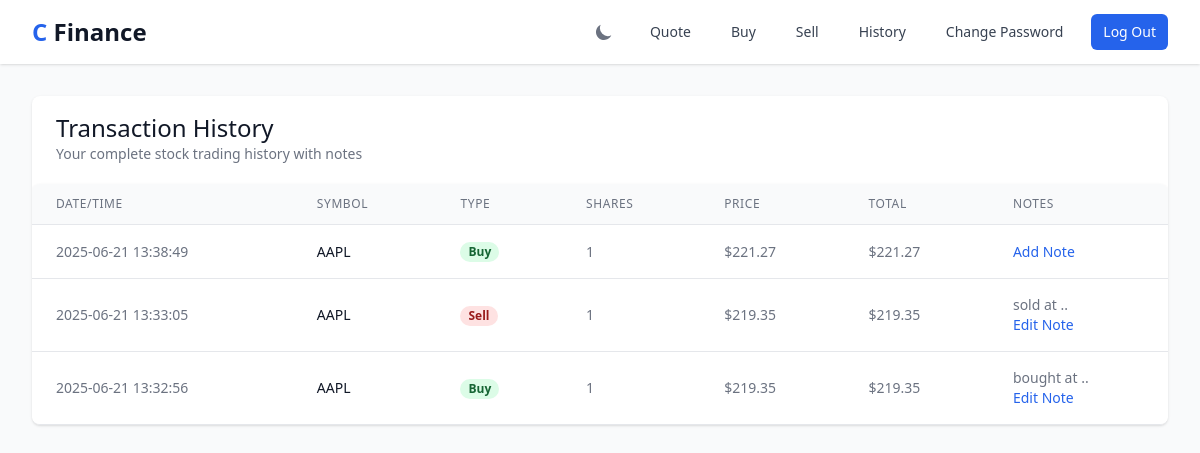
/history (signed in), run on an earlier commit of the app's database.
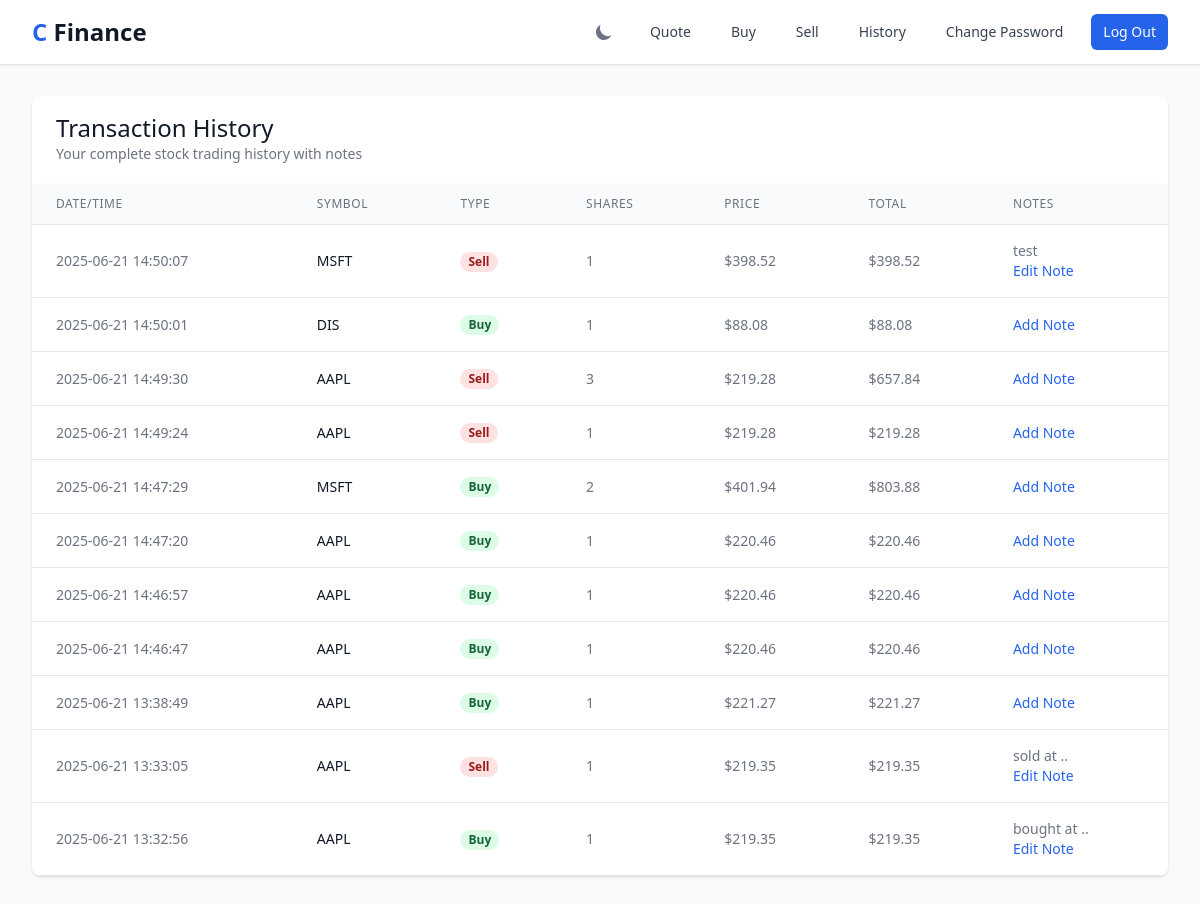
And on a later commit of the database.
### tables this page shows
CREATE TABLE transactions (
    id INTEGER PRIMARY KEY AUTOINCREMENT,
    user_id INTEGER NOT NULL,
    symbol TEXT NOT NULL,
    shares INTEGER NOT NULL,
    price NUMERIC NOT NULL,
    timestamp DATETIME DEFAULT CURRENT_TIMESTAMP,
    FOREIGN KEY (user_id) REFERENCES users(id)
);

CREATE TABLE transaction_notes (
        id INTEGER PRIMARY KEY AUTOINCREMENT,
        transaction_id INTEGER NOT NULL,
        note TEXT NOT NULL,
        created_at TIMESTAMP DEFAULT CURRENT_TIMESTAMP,
        FOREIGN KEY(transaction_id) REFERENCES transactions(id)
    );

### routes/portfolio.py (the view, shortened to what this page needs)
class PortfolioView(MethodView):
    def __init__(self, db):
        self.portfolio_model = Portfolio(db)
        self.user_model = User(db)
        self.watchlist_model = Watchlist(db)
        self.price_alert_model = PriceAlert(db)
    def get(self, action=None):
        user_id = session["user_id"]
        if action == 'index':
            rows = self.portfolio_model.get_holdings(user_id)
            total_stock_value = 0
            holdings = []
            portfolio_performance = {"daily_change": 0, "total_gain_loss": 0}
            for row in rows:
                symbol = row["symbol"]
                shares = row["shares"]
                stock = lookup(symbol)
                if stock is None:
                    return apology("Stock lookup failed", 403)
                current_price = stock["price"]
                total_value = shares * current_price
                transactions = self.portfolio_model.get_transactions_by_symbol(user_id, symbol)
                total_cost = sum(t["price"] * t["shares"] for t in transactions if t["shares"] > 0)
                total_shares_bought = sum(t["shares"] for t in transactions if t["shares"] > 0)
                avg_purchase_price = total_cost / total_shares_bought if total_shares_bought > 0 else 0
                gain_loss = (current_price - avg_purchase_price) * shares
                gain_loss_percentage = ((current_price - avg_purchase_price) / avg_purchase_price * 100) if avg_purchase_price > 0 else 0
                holdings.append({
                    "symbol": symbol,
                    "name": stock["name"],
                    "shares": shares,
                    "price": usd(current_price),
                    "total_value": usd(total_value),
                    "avg_purchase_price": usd(avg_purchase_price),
                    "gain_loss": usd(gain_loss),
                    "gain_loss_percentage": f"{gain_loss_percentage:.2f}%"
                })
                total_stock_value += total_value
                portfolio_performance["total_gain_loss"] += gain_loss
            cash = self.user_model.get_cash(user_id)
            grand_total = cash + total_stock_value
            watchlist = self.watchlist_model.get_watchlist(user_id)
            alerts = self.price_alert_model.get_alerts(user_id)
            return render_template(
                "index.html",
                holdings=holdings,
                cash=usd(cash),
                grand_total=usd(grand_total),
                portfolio_performance=portfolio_performance,
                watchlist=watchlist,
                alerts=alerts
            )
        elif action == 'history':
            transactions = self.portfolio_model.get_transactions(user_id)
            return render_template("history.html", transactions=transactions)
        return apology("Not found", 404)

### app.py (called while the page is built)
def create_app():
    app = Flask(__name__)
    app.jinja_env.filters["usd"] = usd
    init_session(app)
    db = init_database(app)
    init_auth_routes(app, db)
    init_portfolio_routes(app, db)
    init_quote_routes(app)
    init_features_routes(app, db)
    @app.after_request
    def after_request(response):
        response.headers["Cache-Control"] = "no-cache, no-store, must-revalidate"
        response.headers["Expires"] = 0
        response.headers["Pragma"] = "no-cache"
        return response
    return app

### models/portfolio.py (called while the page is built)
    def get_transactions(self, user_id: int) -> List[Dict]:
        return self.db.execute("""
            SELECT t.id, t.symbol, t.shares, t.price, t.timestamp, n.note
            FROM transactions t
            LEFT JOIN transaction_notes n ON t.id = n.transaction_id
            WHERE t.user_id = ?
            ORDER BY t.timestamp DESC
        """, user_id)

### utils/helpers.py (called while the page is built)
def login_required(f):
    @wraps(f)
    def decorated_function(*args, **kwargs):
        if session.get("user_id") is None:
            return redirect("/login")
        return f(*args, **kwargs)
    return decorated_function

def usd(value: float) -> str:
    return f"${value:,.2f}"

### templates/history.html (shortened to what this page needs)
{% extends "layout.html" %}
{% block main %}
<div class="bg-white shadow overflow-hidden sm:rounded-lg">
    <div class="px-4 py-5 sm:px-6">
        <h3 class="text-2xl leading-6 font-medium text-gray-900">
            Transaction History
        </h3>
        <p class="mt-1 max-w-2xl text-sm text-gray-500">
            Your complete stock trading history with notes
        </p>
    </div>
    <div class="flex flex-col">
        <div class="-my-2 overflow-x-auto sm:-mx-6 lg:-mx-8">
            <div class="py-2 align-middle inline-block min-w-full sm:px-6 lg:px-8">
                <div class="shadow overflow-hidden border-b border-gray-200 sm:rounded-lg">
                    <table class="min-w-full divide-y divide-gray-200">
                        <thead class="bg-gray-50">
                            <tr>
                                <th scope="col" class="px-6 py-3 text-left text-xs font-medium text-gray-500 uppercase tracking-wider">
                                    Date/Time
                                </th>
                                <th scope="col" class="px-6 py-3 text-left text-xs font-medium text-gray-500 uppercase tracking-wider">
                                    Symbol
                                </th>
                                <th scope="col" class="px-6 py-3 text-left text-xs font-medium text-gray-500 uppercase tracking-wider">
                                    Type
                                </th>
                                <th scope="col" class="px-6 py-3 text-left text-xs font-medium text-gray-500 uppercase tracking-wider">
                                    Shares
                                </th>
                                <th scope="col" class="px-6 py-3 text-left text-xs font-medium text-gray-500 uppercase tracking-wider">
                                    Price
                                </th>
                                <th scope="col" class="px-6 py-3 text-left text-xs font-medium text-gray-500 uppercase tracking-wider">
                                    Total
                                </th>
                                <th scope="col" class="px-6 py-3 text-left text-xs font-medium text-gray-500 uppercase tracking-wider">
                                    Notes
                                </th>
                            </tr>
                        </thead>
                        <tbody class="bg-white divide-y divide-gray-200">
                            {% for transaction in transactions %}
                            <tr>
                                <td class="px-6 py-4 whitespace-nowrap text-sm text-gray-500">
                                    {{ transaction.timestamp }}
                                </td>
                                <td class="px-6 py-4 whitespace-nowrap text-sm font-medium text-gray-900">
                                    {{ transaction.symbol }}
                                </td>
                                <td class="px-6 py-4 whitespace-nowrap text-sm">
                                    {% if transaction.shares > 0 %}
                                        <span class="px-2 inline-flex text-xs leading-5 font-semibold rounded-full bg-green-100 text-green-800">
                                            Buy
                                        </span>
                                    {% else %}
                                        <span class="px-2 inline-flex text-xs leading-5 font-semibold rounded-full bg-red-100 text-red-800">
                                            Sell
                                        </span>
                                    {% endif %}
                                </td>
                                <td class="px-6 py-4 whitespace-nowrap text-sm text-gray-500">
                                    {{ transaction.shares | abs }}
                                </td>
                                <td class="px-6 py-4 whitespace-nowrap text-sm text-gray-500">
                                    {{ transaction.price | usd }}
                                </td>
                                <td class="px-6 py-4 whitespace-nowrap text-sm text-gray-500">
                                    {{ (transaction.price * transaction.shares) | abs | usd }}
                                </td>
                                <td class="px-6 py-4 whitespace-nowrap text-sm text-gray-500">
                                    {% if transaction.note %}
                                        <p class="text-sm text-gray-500">{{ transaction.note }}</p>
                                    {% endif %}
                                    <button onclick="showAddNoteModal('{{ transaction.id }}')" class="text-finance-primary hover:text-finance-secondary text-sm">
                                        {% if transaction.note %}Edit{% else %}Add{% endif %} Note
                                    </button>
                                </td>
                            </tr>
                            {% endfor %}
                        </tbody>
                    </table>
                </div>
            </div>
        </div>
    </div>
</div>
{% endblock %}

### templates/layout.html (shortened to what this page needs)
<!DOCTYPE html>
<html lang="en" class="h-full">
    <head>
        <link href="/static/css/main.css" rel="stylesheet">
    </head>
    <body class="h-full bg-gray-50 dark:bg-gray-900 transition-colors duration-200">
        <nav class="bg-white dark:bg-dark-primary shadow">
            <div class="max-w-7xl mx-auto px-4 sm:px-6 lg:px-8">
                <div class="flex justify-between h-16">
                    <div class="flex">
                        <a href="/" class="flex items-center">
                            <span class="text-2xl font-bold">
                                <span class="text-blue-600 dark:text-blue-400">C</span>
                                <span class="text-gray-900 dark:text-white">Finance</span>
                            </span>
                        </a>
                    </div>
                    <div class="hidden sm:flex sm:items-center space-x-4">
                        <button id="theme-toggle" class="p-2 text-gray-500 dark:text-gray-400 hover:bg-gray-100 dark:hover:bg-gray-700 focus:outline-none focus:ring-4 focus:ring-gray-200 dark:focus:ring-gray-700 rounded-lg text-sm">
                            <svg id="theme-toggle-dark-icon" class="hidden w-5 h-5" fill="currentColor" viewBox="0 0 20 20">
                                <path d="M17.293 13.293A8 8 0 016.707 2.707a8.001 8.001 0 1010.586 10.586z"></path>
                            </svg>
                        </button>
                        {% if session["user_id"] %}
                            <div class="flex space-x-4">
                                <a href="/quote" class="text-gray-700 dark:text-gray-300 hover:text-finance-primary dark:hover:text-finance-accent px-3 py-2 rounded-md text-sm font-medium">Quote</a>
                                <a href="/buy" class="text-gray-700 dark:text-gray-300 hover:text-finance-primary dark:hover:text-finance-accent px-3 py-2 rounded-md text-sm font-medium">Buy</a>
                                <a href="/sell" class="text-gray-700 dark:text-gray-300 hover:text-finance-primary dark:hover:text-finance-accent px-3 py-2 rounded-md text-sm font-medium">Sell</a>
                                <a href="/history" class="text-gray-700 dark:text-gray-300 hover:text-finance-primary dark:hover:text-finance-accent px-3 py-2 rounded-md text-sm font-medium">History</a>
                                <a href="/change_password" class="text-gray-700 dark:text-gray-300 hover:text-finance-primary dark:hover:text-finance-accent px-3 py-2 rounded-md text-sm font-medium">Change Password</a>
                                <a href="/logout" class="bg-finance-primary dark:bg-finance-accent text-white hover:bg-finance-secondary dark:hover:bg-finance-secondary px-3 py-2 rounded-md text-sm font-medium">Log Out</a>
                            </div>
                        {% endif %}
                    </div>
                </div>
            </div>
        </nav>
        <main class="max-w-7xl mx-auto px-4 sm:px-6 lg:px-8 py-8">
            {% block main %}{% endblock %}
        </main>
    </body>
</html>

What changed in the data, as far as the page shows it:
added transaction_notes: shows "Sell", shows "Edit"
added transactions: (transaction.price*transaction.shares)|abs|usd "$398.52"
added transactions: shows "Buy", (transaction.price*transaction.shares)|abs|usd "$88.08", shows "Add"
added transactions: shows "Sell", (transaction.price*transaction.shares)|abs|usd "$657.84", shows "Add"
added transactions: shows "Sell", (transaction.price*transaction.shares)|abs|usd "$219.28", shows "Add"
added transactions: shows "Buy", (transaction.price*transaction.shares)|abs|usd "$803.88", shows "Add"
added transactions: shows "Buy", (transaction.price*transaction.shares)|abs|usd "$220.46", shows "Add"
added transactions: shows "Buy", (transaction.price*transaction.shares)|abs|usd "$220.46", shows "Add"
added transactions: shows "Buy", (transaction.price*transaction.shares)|abs|usd "$220.46", shows "Add"
